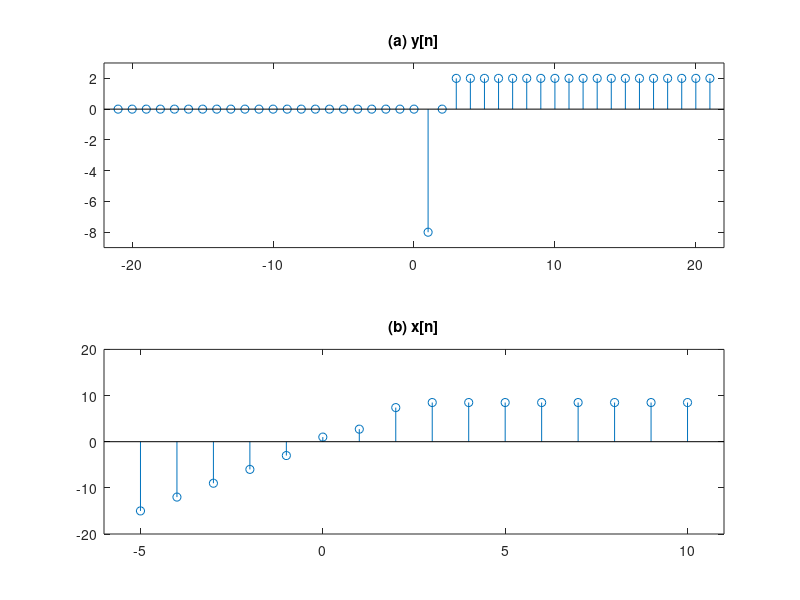

The MATLAB script that drew this image:
AML = 1;
AM = [2 1 3 9 0 0 2 1];

% (a)
n1 = -20 - mod(AML,2);
n2 = 20 + mod(AML,2);
n = n1:n2; 
y1 = (n - (2 + mod(AML,5))) >= 0; % μοναδιαια βηματική
y2 = gauspuls(n - mod(AML,4));    % μοναδιαία κρουστική
y = 2.*y1 -8.*y2;

subplot(211)
stem(n,y)
title('(a) y[n]')
axis([-22 22 -9 3])

% (b)
n1 = -5:-1;
n2 = 0:2;
n3 = 3:10;
n = [n1 n2 n3];

x1 = 3*n1;
x2 = exp(n2);
x3 = sqrt(4 * sum(AM)) * ones(size(n3));
x = [x1 x2 x3];

subplot(212)
stem(n,x)
title('(b) x[n]')
axis([-6 11 -20 20])
